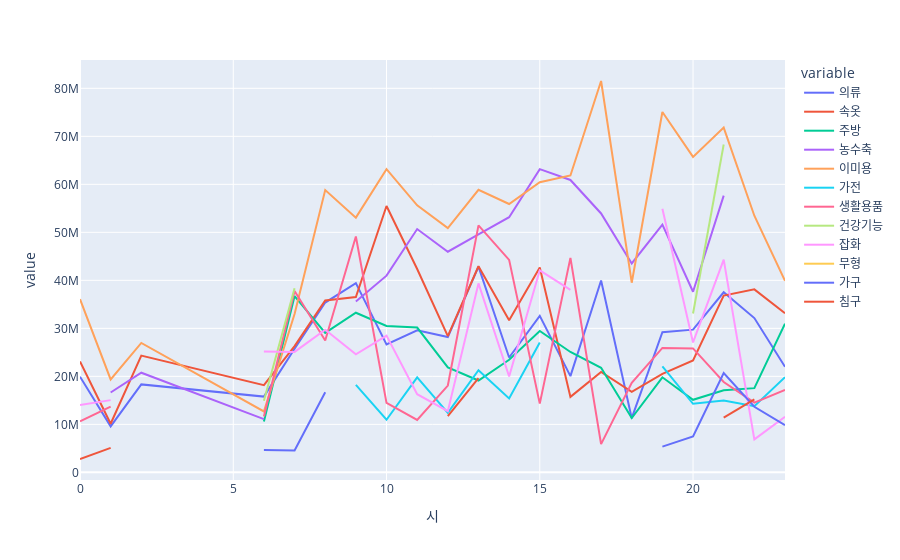

Write notebook code for a chart like this one.
### Code cell
groups = list(map(lambda x: train[(train.상품군==x) & (train.요일=='Sun')].groupby('시').mean(), train.상품군.unique()))

totals = pd.DataFrame({k: v for v, k in zip(list(map(lambda x: x.취급액, groups)), train.상품군.unique())})

fig = px.line(totals)
fig.show()

### Figure 1 — Plotly figure (JSON) as saved in the notebook; plotly's stock layout.template omitted (floating-point values rounded to 4 significant figures)
{"data": [{"hovertemplate": "variable=의류<br>시=%{x}<br>value=%{y}<extra></extra>", "legendgroup": "의류", "line": {"color": "#636efa", "dash": "solid"}, "mode": "lines", "name": "의류", "orientation": "v", "showlegend": true, "type": "scatter", "x": [0, 1, 2, 6, 7, 8, 9, 10, 11, 12, 13, 14, 15, 16, 17, 18, 19, 20, 21, 22, 23], "xaxis": "x", "y": [19930000.0, 9587000.0, 18320000, 15780000.0, 25750000.0, 35370000.0, 39420000.0, 26660000.0, 29580000.0, 28190000.0, 42850000.0, 23930000.0, 32590000.0, 20049500, 39970000.0, 11280000.0, 29210000.0, 29730000.0, 37516875, 32144500, 21991280], "yaxis": "y"}, {"hovertemplate": "variable=속옷<br>시=%{x}<br>value=%{y}<extra></extra>", "legendgroup": "속옷", "line": {"color": "#EF553B", "dash": "solid"}, "mode": "lines", "name": "속옷", "orientation": "v", "showlegend": true, "type": "scatter", "x": [0, 1, 2, 6, 7, 8, 9, 10, 11, 12, 13, 14, 15, 16, 17, 18, 19, 20, 21, 22, 23], "xaxis": "x", "y": [23080000.0, 10130000.0, 24324000, 18150000.0, 26310000.0, 35800000.0, 36530000.0, 55480000.0, 42361250, 28370000.0, 42930000.0, 31660000.0, 42678100, 15720000.0, 20920000.0, 16790000.0, 20520000.0, 23320000.0, 36830000.0, 38120000.0, 33142020], "yaxis": "y"}, {"hovertemplate": "variable=주방<br>시=%{x}<br>value=%{y}<extra></extra>", "legendgroup": "주방", "line": {"color": "#00cc96", "dash": "solid"}, "mode": "lines", "name": "주방", "orientation": "v", "showlegend": true, "type": "scatter", "x": [0, 1, 2, 6, 7, 8, 9, 10, 11, 12, 13, 14, 15, 16, 17, 18, 19, 20, 21, 22, 23], "xaxis": "x", "y": [null, 12787000, null, 10570000.0, 36730000.0, 29060000.0, 33254325, 30500000.0, 30170000.0, 21880000.0, 19130000.0, 23450000.0, 29460000.0, 25070000.0, 21770000.0, 11315500, 19810000.0, 15120000.0, 17106125, 17540000.0, 30960000.0], "yaxis": "y"}, {"hovertemplate": "variable=농수축<br>시=%{x}<br>value=%{y}<extra></extra>", "legendgroup": "농수축", "line": {"color": "#ab63fa", "dash": "solid"}, "mode": "lines", "name": "농수축", "orientation": "v", "showlegend": true, "type": "scatter", "x": [0, 1, 2, 6, 7, 8, 9, 10, 11, 12, 13, 14, 15, 16, 17, 18, 19, 20, 21, 22, 23], "xaxis": "x", "y": [null, 16630000.0, 20759000, 11090000.0, null, null, 35584500, 40980000.0, 50680000.0, 45970000.0, 49560000.0, 53150000.0, 63163800, 60910000.0, 53930000.0, 43520000.0, 51600000.0, 37632600, 57650000.0, null, null], "yaxis": "y"}, {"hovertemplate": "variable=이미용<br>시=%{x}<br>value=%{y}<extra></extra>", "legendgroup": "이미용", "line": {"color": "#FFA15A", "dash": "solid"}, "mode": "lines", "name": "이미용", "orientation": "v", "showlegend": true, "type": "scatter", "x": [0, 1, 2, 6, 7, 8, 9, 10, 11, 12, 13, 14, 15, 16, 17, 18, 19, 20, 21, 22, 23], "xaxis": "x", "y": [36080000.0, 19353400, 26964000, 12690000.0, 32999125, 58790000.0, 53060000.0, 63170000.0, 55630000.0, 50890000.0, 58860000.0, 55900000.0, 60430000.0, 61847875, 81525250, 39505500, 75060000.0, 65710000.0, 71820000.0, 53460000, 39920000], "yaxis": "y"}, {"hovertemplate": "variable=가전<br>시=%{x}<br>value=%{y}<extra></extra>", "legendgroup": "가전", "line": {"color": "#19d3f3", "dash": "solid"}, "mode": "lines", "name": "가전", "orientation": "v", "showlegend": true, "type": "scatter", "x": [0, 1, 2, 6, 7, 8, 9, 10, 11, 12, 13, 14, 15, 16, 17, 18, 19, 20, 21, 22, 23], "xaxis": "x", "y": [14650000.0, null, null, null, null, null, 18210000.0, 10960000.0, 19790000.0, 12400000.0, 21280000.0, 15390000.0, 27040000.0, null, 14280000.0, null, 22095875, 14290000.0, 14970000.0, 13770000.0, 19830000.0], "yaxis": "y"}, {"hovertemplate": "variable=생활용품<br>시=%{x}<br>value=%{y}<extra></extra>", "legendgroup": "생활용품", "line": {"color": "#FF6692", "dash": "solid"}, "mode": "lines", "name": "생활용품", "orientation": "v", "showlegend": true, "type": "scatter", "x": [0, 1, 2, 6, 7, 8, 9, 10, 11, 12, 13, 14, 15, 16, 17, 18, 19, 20, 21, 22, 23], "xaxis": "x", "y": [10630000.0, 13693000, null, 11640000.0, 37765250, 27472750, 49127500, 14470000.0, 10910000.0, 18080000.0, 51453000, 44260000.0, 14320000.0, 44677000, 5874375, 18672000, 25930000.0, 25810000.0, 18816250, 14536860, 17160000.0], "yaxis": "y"}, {"hovertemplate": "variable=건강기능<br>시=%{x}<br>value=%{y}<extra></extra>", "legendgroup": "건강기능", "line": {"color": "#B6E880", "dash": "solid"}, "mode": "lines", "name": "건강기능", "orientation": "v", "showlegend": true, "type": "scatter", "x": [0, 1, 2, 6, 7, 8, 9, 10, 11, 12, 13, 14, 15, 16, 17, 18, 19, 20, 21, 22, 23], "xaxis": "x", "y": [null, null, null, 14910000.0, 38370000.0, null, 41622000, null, 25120000.0, null, null, null, null, null, 24710500, null, null, 33101250, 68308500, null, null], "yaxis": "y"}, {"hovertemplate": "variable=잡화<br>시=%{x}<br>value=%{y}<extra></extra>", "legendgroup": "잡화", "line": {"color": "#FF97FF", "dash": "solid"}, "mode": "lines", "name": "잡화", "orientation": "v", "showlegend": true, "type": "scatter", "x": [0, 1, 2, 6, 7, 8, 9, 10, 11, 12, 13, 14, 15, 16, 17, 18, 19, 20, 21, 22, 23], "xaxis": "x", "y": [14019750, 15050000.0, null, 25162000, 25100000.0, 29730000.0, 24600000.0, 28490000.0, 16290000.0, 12750000.0, 39360000.0, 19980000.0, 42086875, 38001000, null, null, 54908800, 27063600, 44305600, 6872000.0, 11590000.0], "yaxis": "y"}, {"hovertemplate": "variable=무형<br>시=%{x}<br>value=%{y}<extra></extra>", "legendgroup": "무형", "line": {"color": "#FECB52", "dash": "solid"}, "mode": "lines", "name": "무형", "orientation": "v", "showlegend": true, "type": "scatter", "x": [0, 1, 2, 6, 7, 8, 9, 10, 11, 12, 13, 14, 15, 16, 17, 18, 19, 20, 21, 22, 23], "xaxis": "x", "y": [null, null, null, null, null, null, null, null, null, null, null, null, null, null, null, null, null, null, null, null, null], "yaxis": "y"}, {"hovertemplate": "variable=가구<br>시=%{x}<br>value=%{y}<extra></extra>", "legendgroup": "가구", "line": {"color": "#636efa", "dash": "solid"}, "mode": "lines", "name": "가구", "orientation": "v", "showlegend": true, "type": "scatter", "x": [0, 1, 2, 6, 7, 8, 9, 10, 11, 12, 13, 14, 15, 16, 17, 18, 19, 20, 21, 22, 23], "xaxis": "x", "y": [null, null, null, 4650500, 4556050, 16683600, null, null, null, null, null, null, null, null, null, null, 5370000.0, 7465000.0, 20710000.0, 13660000.0, 9849000.0], "yaxis": "y"}, {"hovertemplate": "variable=침구<br>시=%{x}<br>value=%{y}<extra></extra>", "legendgroup": "침구", "line": {"color": "#EF553B", "dash": "solid"}, "mode": "lines", "name": "침구", "orientation": "v", "showlegend": true, "type": "scatter", "x": [0, 1, 2, 6, 7, 8, 9, 10, 11, 12, 13, 14, 15, 16, 17, 18, 19, 20, 21, 22, 23], "xaxis": "x", "y": [2784125, 5094500, null, 4511000, null, null, null, null, null, 11690000.0, 19650000.0, null, null, null, null, null, null, null, 11395500, 15200000.0, null], "yaxis": "y"}], "layout": {"legend": {"title": {"text": "variable"}, "tracegroupgap": 0}, "margin": {"t": 60}, "xaxis": {"anchor": "y", "domain": [0, 1], "title": {"text": "시"}}, "yaxis": {"anchor": "x", "domain": [0, 1], "title": {"text": "value"}}}}
